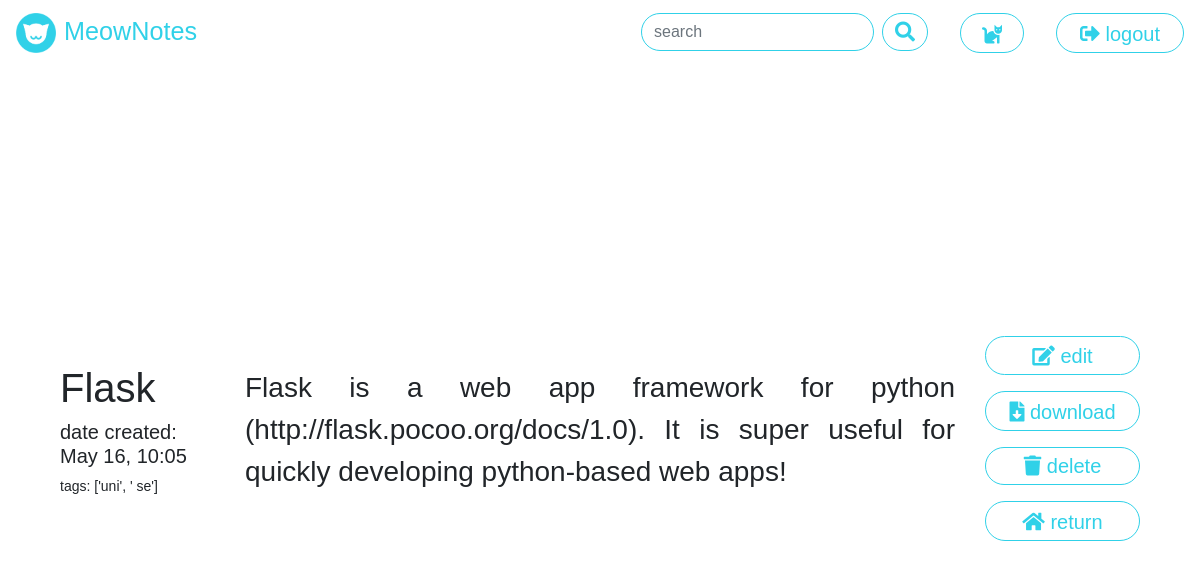
Page /view?id=1 (signed in) on the committed database.
### tables this page shows
CREATE TABLE "notes" (
 "id" INTEGER UNIQUE,
 "uid" INTEGER NOT NULL,
 "date_created" TEXT NOT NULL,
 "title" TEXT NOT NULL,
 "tags" TEXT,
 "content" BLOB NOT NULL,
 PRIMARY KEY("id")
);

### meownotes/pawprint.py (the view)
@MEOW_BP.route("/view")
def view():
    if g.uid:
        uid = g.uid
        if request.args.get("id"):
            session["last_note_id"] = request.args.get("id")
        requested_note_id = session.get("last_note_id")
        db_note_results = get_note_by_id(uid, requested_note_id)
        note_data = process_note_results(db_note_results)
        if not note_data:
            flash("note not found", "error")
            return redirect("/dashboard")
        return render_template("view.html", menu_item="logout", data=note_data[0])
    return redirect("/")

### meownotes/dbquery.py (called while the page is built)
def get_db():
    if DEBUG:
        print(">>> INFO: MeowNotes database configured is: %s" % current_app.config["DATABASE"])
    if "db" not in g:
        g.db = sqlite3.connect(
            current_app.config["DATABASE"],
            detect_types=sqlite3.PARSE_DECLTYPES
        )
        g.db.row_factory = sqlite3.Row
    return g.db

def execute_select(query):
    meownotes_db = get_db()
    result = meownotes_db.execute(query).fetchall()
    return result

def get_user_by_name(username):
    query_input_items = [{"val": username, "cols": ["username"],
                          "type": "exact", "condition": True}]
    query = prepare_query("GET_CONDITIONAL", "users", query_input_items)
    results = execute_select(query)
    return results

def get_id_by_user(username):
    db_res = get_user_by_name(username)
    db_user = parse_user(db_res[0])
    uid = db_user["uid"]
    return uid

def get_note_by_id(uid, note_id):
    query_input_items = [{"val": uid, "cols": ["uid"], "type": "exact", "condition": True},
                         {"val": note_id, "cols": ["id"], "type": "exact", "condition": True}]
    query = prepare_query("GET_CONDITIONAL", "notes", query_input_items)
    results = execute_select(query)
    return results

def parse_user(db_result):
    result = {
        "uid": db_result[0],
        "username": db_result[1],
        "password": db_result[2]
    }
    return result

def parse_note(db_note):
    real_date = dateutil.parser.parse(db_note[2])
    result = {
        "note_id": db_note[0],
        "uid": db_note[1],
        "date_created": db_note[2],
        "ui_date": real_date.strftime('%b %d, %H:%m'),
        "title": db_note[3],
        "tags": db_note[4].split(","),
        "content": db_note[5],
    }
    return result

def process_note_results(db_notes):
    parsed_notes = []
    for db_note in db_notes:
        parsed_notes.append(parse_note(db_note))
    parsed_notes.sort(key=operator.itemgetter('date_created'))
    return parsed_notes

### meownotes/pawprint.py (called while the page is built)
@MEOW_BP.before_app_request
def check_user_logged_in():
    if session.get("username") is not None:
        g.username = session.get("username")
        g.uid = get_id_by_user(session.get("username"))
    else:
        g.uid = None

### meownotes/utils.py (called while the page is built)
def format_value_for_db(value, cols, paramtype):
    if isinstance(value, int) or "id" in cols:
        result = str(value)
    elif paramtype == "contains":
        result = "'%" + value + "%'"
    else:
        result = "'" + value + "'"
    return result

### meownotes/templates/view.html (shortened to what this page needs)
<!DOCTYPE html>
<html lang="en" dir="ltr">
{% extends "meownotes.html" %}
  {% block head %}
  {{ super() }}
  {% endblock %}
  {% block content %}
  <div class="content main">
    <div class="row h-100">
      <div class="col my-auto">
        <div class="note-metadata">
          <h1>{{ data['title'] }}</h1>
          <h5>date created: {{ data['ui_date'] }}</h5>
          <p>tags: {{ data['tags'] }}</p>
        </div>
      </div>
      <div class="col-8 my-auto text-center">
        <div class="note-content">
          <p>{{ data['content'] }}</p>
        </div>
      </div>
      <div class="col-2 my-auto">
        <div class="view-controls">
          <div class="meownotes-button meownotes-link my-auto mb-1 meownotes-go-accent">
            <span class="align-middle">
              <a data-toggle="modal" data-target="#edit"><i class="fas fa-edit"></i> edit</a>
            </span>
          </div>
          <div class="meownotes-button meownotes-link my-auto mb-1">
            <span class="align-middle">
              <a href="{{ url_for('pawprint.download', id=data['note_id']) }}"><i class="fas fa-file-download"></i> download</a>
            </span>
          </div>
          <form method="POST" action="{{ url_for('pawprint.delete') }}" class="mb-1">
            <button class="meownotes-button meownotes-link btn btn-med btn-primary btn-block meownotes-bg-warning"
              type="submit"><i class="fas fa-trash"></i> delete</button>
          </form>
          <div class="meownotes-button meownotes-link my-auto">
            <span class="align-middle">
              <a href="{{ url_for('pawprint.dashboard') }}"><i class="fas fa-home"></i> return</a>
            </span>
          </div>
        </div>
      </div>
    </div>
  </div>
  {% endblock %}

### meownotes/static/css/main.css (style rules this page uses)
body { font-family: "Montserrat", sans-serif; font-size: 14px; }
a { text-decoration: none !important; }
h1 { font-weight: 500; }
:root { --meownotes-blue: #30D1E8; --meownotes-light: #FFFFFF; --meownotes-yellow: #FFB20F; --meownotes-red: #EA526F; }
.mb-1 { margin-bottom: 1rem !important; }
.meownotes-button { line-height: 1.2; font-size: 1.25rem; text-align: center; padding: .375rem .75rem; border-radius: 25px !important; background-color: var(--meownotes-light); color: var(--meownotes-blue); border: 1px solid var(--meownotes-blue); }
.meownotes-link { padding: .375rem .75rem; width: 100%; margin: auto; display: inline-table; }
.meownotes-link>span, .meownotes-link>span>a { color: var(--meownotes-blue); }
.main { padding: 60px; height: calc(100vh - 56px); }
.note-content { font-size: 200%; text-align: justify; font-weight: 300; }

### rows in the picture
notes: title "Flask", content "Flask is a web app framework for python (http://flask.pocoo.org/docs/1.0). It is super useful for quickly developing python-based web apps!"

### other values in the picture
{{ menu_item }} "logout"
{{ data['ui_date'] }} "May 16, 10:05"
{{ data['tags'] }} "['uni', ' se']"
